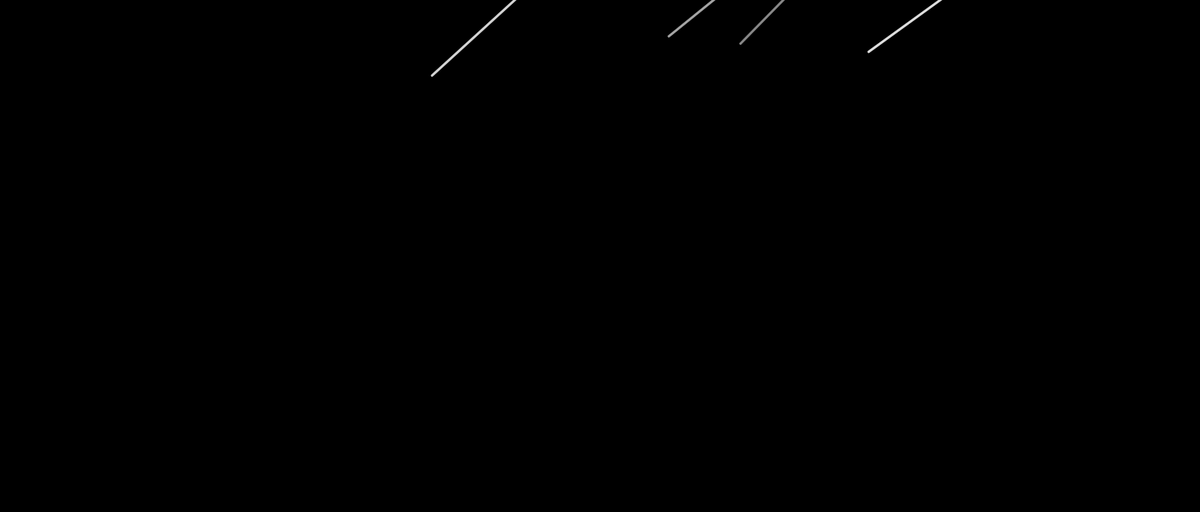
Frame 1 (no input)
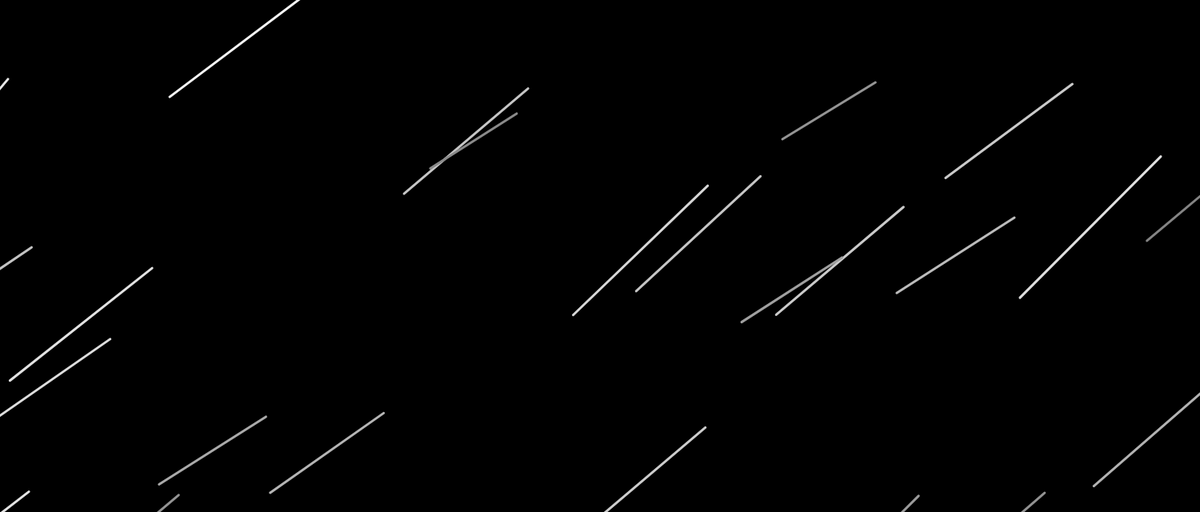
Frame 60 (no input)
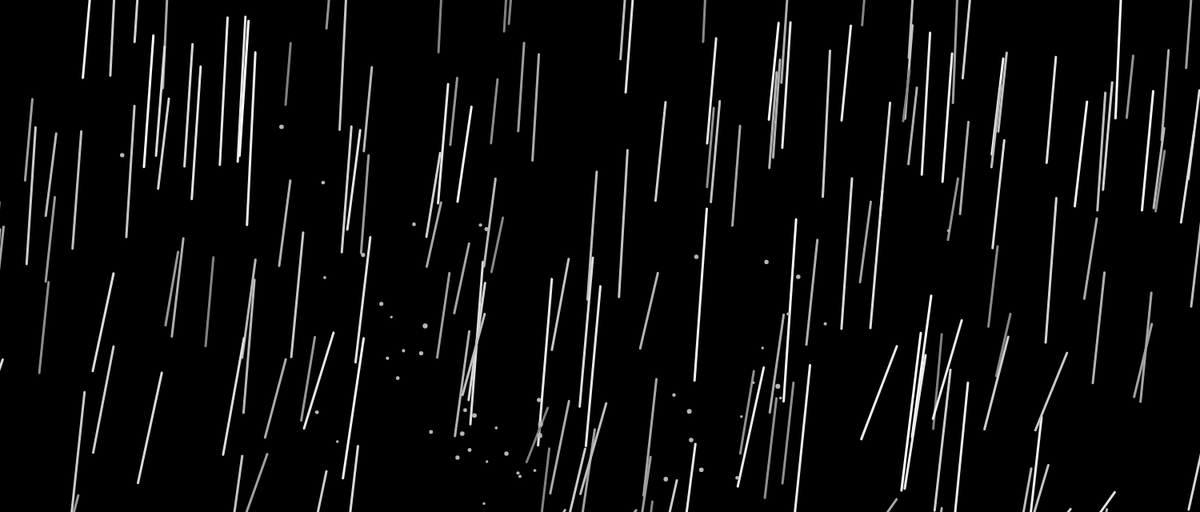
Frame 120 (the mouse pressed at the canvas centre since frame 60)

The p5.js sketch that drew these frames (run headless with seeded random() and noise() and a simulated clock; from frame 60 on, the mouse is pressed at the canvas centre):

// p5.js sketch
// ── sketch.js
// Global variables
let strikes = [];
let drops = [];
let clouds = [];

let plusMinus = [-1, 1];

let tick = 0;
let flashTick = -60;

let mXDir;
let rainIntensity = 15;
let strikeCloudAmount = 50;

let xShake = 0;
let yShake = 0;

function setup() {
  createCanvas(1500, 640);
  noStroke();
  mXDir = (mouseX - width / 2) / 30;
}

function draw() {
  tick++;
  background(0);

  mXDir = lerp(mXDir, (mouseX - width / 2) / 30, 0.05);
  rainIntensity = lerp(rainIntensity, 1 + mouseY / 15, 0.05);

  // Generate rain
  for (let i = 0; i < rainIntensity; i++) {
    drops.push(
      new Rain(
        random(-width * 2, width * 2),
        -height / 8,
        mXDir,
        random(15, 30)
      )
    );
  }

  // Update and draw rain
  for (let i = drops.length - 1; i >= 0; i--) {
    let drop = drops[i];
    drop.update();
    drop.display();
    if (drop.dead()) {
      drops.splice(i, 1);
    }
  }

  // Lightning flash
  if (tick - flashTick <= 7) {
    background(255);
  }

  // Update and draw clouds
  for (let i = clouds.length - 1; i >= 0; i--) {
    let cloud = clouds[i];
    cloud.update();
    cloud.display();
    if (cloud.dead()) {
      clouds.splice(i, 1);
    }
  }

  // Update and draw strikes
  for (let i = strikes.length - 1; i >= 0; i--) {
    let strike = strikes[i];
    strike.update();
    strike.display();
    if (strike.done()) {
      strikes.splice(i, 1);
    }
  }
}

function mousePressed() {
  flashTick = tick;
  let mX = mouseX;
  let rWidth = random(100, 120);
  strikes.push(new Strike(mX, rWidth, random(0, 30)));

  windowShake(
    random(plusMinus) * random(20, 40),
    random(plusMinus) * random(20, 40)
  );
  for (let i = 0; i < strikeCloudAmount; i++) {
    clouds.push(
      new Cloud(
        mX,
        height,
        random(plusMinus) * random(10, 30),
        random(-30, -5),
        random(20, 40),
        random(0.9, 0.97)
      )
    );
  }
}

function windowShake(x, y) {
  xShake = x;
  yShake = y;
}

class Strike {
  constructor(xInit, scaleInit, tickInit) {
    this.xPos = xInit;
    this.yPos = 0;
    this.scale = scaleInit;
    this.miniScale = this.scale * 0.35;
    this.scaleO = this.scale;
    this.miniScaleO = this.miniScale;
    this.tick = tickInit;
    this.xOffset = 0;
    this.yOffset = 0;
  }

  update() {
    this.tick++;
    this.scale *= 0.92;
    this.miniScale *= 0.95;
    this.xOffset *= -0.85;
    this.yOffset *= -0.85;
  }

  display() {
    fill(255, 230, 100, 750 * (this.scale / this.scaleO));
    rect(
      this.xPos - this.scale / 2 + this.xOffset,
      this.yPos + this.yOffset - height / 4,
      this.scale,
      height * 1.5
    );
    fill(255, 255, 255, 750 * (this.miniScale / this.miniScaleO));
    rect(
      this.xPos - this.miniScale / 2 + this.xOffset,
      this.yPos + this.yOffset - height / 4,
      this.miniScale,
      height * 1.5
    );
  }

  done() {
    return this.scale < 2;
  }
}

class Cloud {
  constructor(xOrgInit, yOrgInit, xDirInit, yDirInit, scaleInit, deAccInit) {
    this.xOrg = xOrgInit;
    this.yOrg = yOrgInit;
    this.xDir = xDirInit;
    this.yDir = yDirInit;
    this.scale = scaleInit;
    this.oScale = this.scale;
    this.deAccel = deAccInit;
    this.x = -this.xDir * 5;
    this.y = -this.yDir * 5;
    this.grav = 1;
    this.tick = 0;
  }

  update() {
    this.tick++;
    this.x += this.xDir;
    this.y += this.yDir;
    this.xDir *= this.deAccel;
    this.yDir *= this.deAccel;
    this.scale *= 0.97;
    this.grav *= 1.05;
  }

  display() {
    fill(255 * ((this.scale / this.oScale) * 2) + 100);
    ellipse(
      this.xOrg + this.x,
      this.yOrg + this.y + this.grav,
      this.scale,
      this.scale
    );
  }

  dead() {
    return this.scale < 2;
  }
}

class Rain {
  constructor(xInit, yInit, xDirInit, yDirInit) {
    this.len = random(4, 8);
    this.xOrg = xInit;
    this.yOrg = yInit;
    this.xDir = xDirInit;
    this.yDir = yDirInit;
    this.x1 = this.xOrg;
    this.y1 = this.yOrg;
    this.x2 = this.xOrg + this.xDir * this.len;
    this.y2 = this.yOrg + this.yDir * this.len;
    this.tick = 0;
  }

  update() {
    this.x1 += this.xDir;
    this.x2 += this.xDir;
    this.y1 += this.yDir;
    this.y2 += this.yDir;
  }

  display() {
    strokeWeight(3);
    stroke(255 * (this.len / 8));
    line(this.x1, this.y1, this.x2, this.y2);
    noStroke();
  }

  dead() {
    return (
      this.x2 > width * 1.5 ||
      this.x2 < -(width * 1.5) ||
      this.y2 > height * 1.5 ||
      this.y2 < -(height * 1.5)
    );
  }
}
